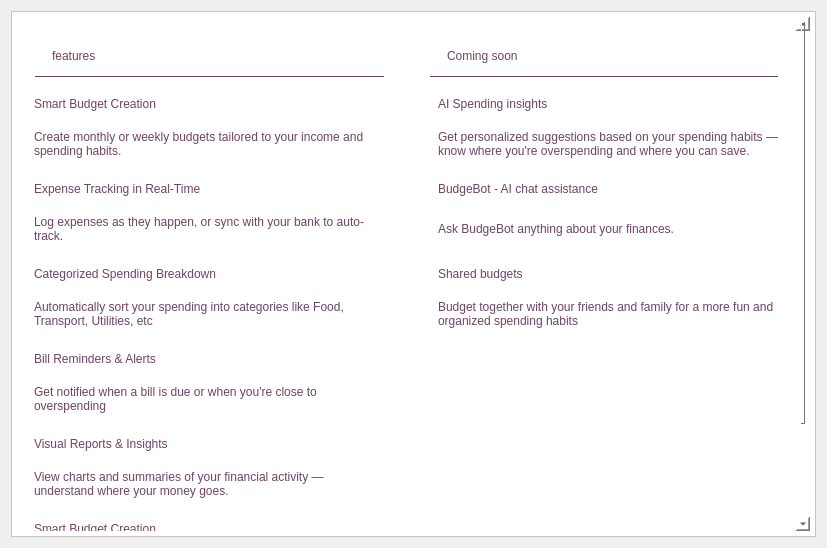
<?xml version="1.0" encoding="UTF-8"?>
<ui version="4.0">
 <class>features_ui</class>
 <widget class="QDialog" name="features_ui">
  <property name="geometry">
   <rect>
    <x>0</x>
    <y>0</y>
    <width>827</width>
    <height>548</height>
   </rect>
  </property>
  <property name="minimumSize">
   <size>
    <width>0</width>
    <height>0</height>
   </size>
  </property>
  <property name="maximumSize">
   <size>
    <width>827</width>
    <height>548</height>
   </size>
  </property>
  <property name="windowTitle">
   <string>Dialog</string>
  </property>
  <layout class="QVBoxLayout" name="verticalLayout_5">
   <item>
    <widget class="QScrollArea" name="scrollArea">
     <property name="styleSheet">
      <string notr="true">
background-color: #FFFFFF;
padding: 5px;
</string>
     </property>
     <property name="widgetResizable">
      <bool>true</bool>
     </property>
     <widget class="QWidget" name="scrollAreaWidgetContents">
      <property name="geometry">
       <rect>
        <x>0</x>
        <y>0</y>
        <width>780</width>
        <height>759</height>
       </rect>
      </property>
      <layout class="QVBoxLayout" name="verticalLayout_27">
       <item>
        <widget class="QWidget" name="header_container" native="true">
         <layout class="QHBoxLayout" name="horizontalLayout">
          <item>
           <widget class="QWidget" name="text_header_container" native="true">
            <property name="styleSheet">
             <string notr="true">#text_header_container {
border-bottom: 1px solid rgb(108,68,100);
}</string>
            </property>
            <layout class="QVBoxLayout" name="verticalLayout">
             <item>
              <widget class="QLabel" name="label">
               <property name="styleSheet">
                <string notr="true">font: 700 32px inter;
color: rgb(108,68,100);
</string>
               </property>
               <property name="text">
                <string>features</string>
               </property>
              </widget>
             </item>
            </layout>
           </widget>
          </item>
          <item>
           <spacer name="horizontalSpacer">
            <property name="orientation">
             <enum>Qt::Horizontal</enum>
            </property>
            <property name="sizeType">
             <enum>QSizePolicy::Fixed</enum>
            </property>
            <property name="sizeHint" stdset="0">
             <size>
              <width>40</width>
              <height>20</height>
             </size>
            </property>
           </spacer>
          </item>
          <item>
           <widget class="QWidget" name="coming_soon_container" native="true">
            <property name="styleSheet">
             <string notr="true">#coming_soon_container{
border-bottom: 1px solid  rgb(108,68,100);

}
</string>
            </property>
            <layout class="QVBoxLayout" name="verticalLayout_2">
             <item>
              <widget class="QLabel" name="label_2">
               <property name="styleSheet">
                <string notr="true">font: 700 32px inter;
color: rgb(108,68,100);
</string>
               </property>
               <property name="text">
                <string>Coming soon</string>
               </property>
              </widget>
             </item>
            </layout>
           </widget>
          </item>
         </layout>
        </widget>
       </item>
       <item>
        <layout class="QHBoxLayout" name="horizontalLayout_5">
         <item>
          <layout class="QVBoxLayout" name="verticalLayout_11">
           <property name="spacing">
            <number>0</number>
           </property>
           <item>
            <widget class="QLabel" name="label_13">
             <property name="maximumSize">
              <size>
               <width>352</width>
               <height>33</height>
              </size>
             </property>
             <property name="styleSheet">
              <string notr="true">font: 700 16px inter;
color: rgb(108,68,100);
</string>
             </property>
             <property name="text">
              <string>Smart Budget Creation</string>
             </property>
             <property name="wordWrap">
              <bool>true</bool>
             </property>
            </widget>
           </item>
           <item>
            <widget class="QLabel" name="label_14">
             <property name="minimumSize">
              <size>
               <width>209</width>
               <height>55</height>
              </size>
             </property>
             <property name="styleSheet">
              <string notr="true">font: 450 12px inter;
color: rgb(108,68,100);
</string>
             </property>
             <property name="text">
              <string>Create monthly or weekly budgets tailored to your income and spending habits.</string>
             </property>
             <property name="wordWrap">
              <bool>true</bool>
             </property>
            </widget>
           </item>
          </layout>
         </item>
         <item>
          <spacer name="horizontalSpacer_2">
           <property name="orientation">
            <enum>Qt::Horizontal</enum>
           </property>
           <property name="sizeType">
            <enum>QSizePolicy::Fixed</enum>
           </property>
           <property name="sizeHint" stdset="0">
            <size>
             <width>40</width>
             <height>20</height>
            </size>
           </property>
          </spacer>
         </item>
         <item>
          <layout class="QVBoxLayout" name="verticalLayout_16">
           <property name="spacing">
            <number>0</number>
           </property>
           <property name="sizeConstraint">
            <enum>QLayout::SetDefaultConstraint</enum>
           </property>
           <item>
            <widget class="QLabel" name="label_23">
             <property name="styleSheet">
              <string notr="true">font: 700 16px inter;
color: rgb(108,68,100);
</string>
             </property>
             <property name="text">
              <string>AI Spending insights</string>
             </property>
             <property name="wordWrap">
              <bool>true</bool>
             </property>
            </widget>
           </item>
           <item>
            <widget class="QLabel" name="label_24">
             <property name="minimumSize">
              <size>
               <width>209</width>
               <height>55</height>
              </size>
             </property>
             <property name="styleSheet">
              <string notr="true">font: 450 12px inter;
color: rgb(108,68,100);
</string>
             </property>
             <property name="text">
              <string>Get personalized suggestions based on your spending habits — know where you're overspending and where you can save.</string>
             </property>
             <property name="wordWrap">
              <bool>true</bool>
             </property>
            </widget>
           </item>
          </layout>
         </item>
        </layout>
       </item>
       <item>
        <layout class="QHBoxLayout" name="horizontalLayout_8">
         <item>
          <layout class="QVBoxLayout" name="verticalLayout_17">
           <property name="spacing">
            <number>0</number>
           </property>
           <item>
            <widget class="QLabel" name="label_25">
             <property name="maximumSize">
              <size>
               <width>16777215</width>
               <height>33</height>
              </size>
             </property>
             <property name="styleSheet">
              <string notr="true">font: 700 16px inter;
color: rgb(108,68,100);
</string>
             </property>
             <property name="text">
              <string>Expense Tracking in Real-Time</string>
             </property>
             <property name="wordWrap">
              <bool>true</bool>
             </property>
            </widget>
           </item>
           <item>
            <widget class="QLabel" name="label_26">
             <property name="minimumSize">
              <size>
               <width>209</width>
               <height>55</height>
              </size>
             </property>
             <property name="styleSheet">
              <string notr="true">font: 450 12px inter;
color: rgb(108,68,100);
</string>
             </property>
             <property name="text">
              <string>Log expenses as they happen, or sync with your bank to auto-track.</string>
             </property>
             <property name="wordWrap">
              <bool>true</bool>
             </property>
            </widget>
           </item>
          </layout>
         </item>
         <item>
          <spacer name="horizontalSpacer_3">
           <property name="orientation">
            <enum>Qt::Horizontal</enum>
           </property>
           <property name="sizeType">
            <enum>QSizePolicy::Fixed</enum>
           </property>
           <property name="sizeHint" stdset="0">
            <size>
             <width>40</width>
             <height>20</height>
            </size>
           </property>
          </spacer>
         </item>
         <item>
          <layout class="QVBoxLayout" name="verticalLayout_18">
           <property name="spacing">
            <number>0</number>
           </property>
           <property name="sizeConstraint">
            <enum>QLayout::SetDefaultConstraint</enum>
           </property>
           <item>
            <widget class="QLabel" name="label_27">
             <property name="styleSheet">
              <string notr="true">font: 700 16px inter;
color: rgb(108,68,100);
</string>
             </property>
             <property name="text">
              <string>BudgeBot - AI chat assistance</string>
             </property>
             <property name="wordWrap">
              <bool>true</bool>
             </property>
            </widget>
           </item>
           <item>
            <widget class="QLabel" name="label_28">
             <property name="minimumSize">
              <size>
               <width>209</width>
               <height>55</height>
              </size>
             </property>
             <property name="styleSheet">
              <string notr="true">font: 450 12px inter;
color: rgb(108,68,100);
</string>
             </property>
             <property name="text">
              <string>Ask BudgeBot anything about your finances.</string>
             </property>
             <property name="wordWrap">
              <bool>true</bool>
             </property>
            </widget>
           </item>
          </layout>
         </item>
        </layout>
       </item>
       <item>
        <layout class="QHBoxLayout" name="horizontalLayout_10">
         <item>
          <layout class="QVBoxLayout" name="verticalLayout_21">
           <property name="spacing">
            <number>0</number>
           </property>
           <item>
            <widget class="QLabel" name="label_33">
             <property name="maximumSize">
              <size>
               <width>16777215</width>
               <height>33</height>
              </size>
             </property>
             <property name="styleSheet">
              <string notr="true">font: 700 16px inter;
color: rgb(108,68,100);
</string>
             </property>
             <property name="text">
              <string>Categorized Spending Breakdown</string>
             </property>
             <property name="wordWrap">
              <bool>true</bool>
             </property>
            </widget>
           </item>
           <item>
            <widget class="QLabel" name="label_34">
             <property name="minimumSize">
              <size>
               <width>209</width>
               <height>55</height>
              </size>
             </property>
             <property name="styleSheet">
              <string notr="true">font: 450 12px inter;
color: rgb(108,68,100);
</string>
             </property>
             <property name="text">
              <string>Automatically sort your spending into categories like Food, Transport, Utilities, etc</string>
             </property>
             <property name="wordWrap">
              <bool>true</bool>
             </property>
            </widget>
           </item>
          </layout>
         </item>
         <item>
          <spacer name="horizontalSpacer_4">
           <property name="orientation">
            <enum>Qt::Horizontal</enum>
           </property>
           <property name="sizeType">
            <enum>QSizePolicy::Fixed</enum>
           </property>
           <property name="sizeHint" stdset="0">
            <size>
             <width>40</width>
             <height>20</height>
            </size>
           </property>
          </spacer>
         </item>
         <item>
          <layout class="QVBoxLayout" name="verticalLayout_22">
           <property name="spacing">
            <number>0</number>
           </property>
           <property name="sizeConstraint">
            <enum>QLayout::SetDefaultConstraint</enum>
           </property>
           <item>
            <widget class="QLabel" name="label_35">
             <property name="styleSheet">
              <string notr="true">font: 700 16px inter;
color: rgb(108,68,100);
</string>
             </property>
             <property name="text">
              <string>Shared budgets</string>
             </property>
             <property name="wordWrap">
              <bool>true</bool>
             </property>
            </widget>
           </item>
           <item>
            <widget class="QLabel" name="label_36">
             <property name="minimumSize">
              <size>
               <width>209</width>
               <height>55</height>
              </size>
             </property>
             <property name="styleSheet">
              <string notr="true">font: 450 12px inter;
color: rgb(108,68,100);
</string>
             </property>
             <property name="text">
              <string>Budget together with your friends and family for a more fun and organized spending habits</string>
             </property>
             <property name="wordWrap">
              <bool>true</bool>
             </property>
            </widget>
           </item>
          </layout>
         </item>
        </layout>
       </item>
       <item>
        <layout class="QHBoxLayout" name="horizontalLayout_12">
         <item>
          <layout class="QVBoxLayout" name="verticalLayout_25">
           <property name="spacing">
            <number>0</number>
           </property>
           <item>
            <widget class="QLabel" name="label_41">
             <property name="maximumSize">
              <size>
               <width>16777215</width>
               <height>33</height>
              </size>
             </property>
             <property name="styleSheet">
              <string notr="true">font: 700 16px inter;
color: rgb(108,68,100);
</string>
             </property>
             <property name="text">
              <string>Bill Reminders &amp; Alerts</string>
             </property>
             <property name="wordWrap">
              <bool>true</bool>
             </property>
            </widget>
           </item>
           <item>
            <widget class="QLabel" name="label_42">
             <property name="minimumSize">
              <size>
               <width>209</width>
               <height>55</height>
              </size>
             </property>
             <property name="styleSheet">
              <string notr="true">font: 450 12px inter;
color: rgb(108,68,100);
</string>
             </property>
             <property name="text">
              <string>Get notified when a bill is due or when you're close to overspending</string>
             </property>
             <property name="wordWrap">
              <bool>true</bool>
             </property>
            </widget>
           </item>
          </layout>
         </item>
         <item>
          <spacer name="horizontalSpacer_5">
           <property name="orientation">
            <enum>Qt::Horizontal</enum>
           </property>
           <property name="sizeType">
            <enum>QSizePolicy::Fixed</enum>
           </property>
           <property name="sizeHint" stdset="0">
            <size>
             <width>400</width>
             <height>34</height>
            </size>
           </property>
          </spacer>
         </item>
        </layout>
       </item>
       <item>
        <layout class="QHBoxLayout" name="horizontalLayout_11">
         <item>
          <layout class="QVBoxLayout" name="verticalLayout_23">
           <property name="spacing">
            <number>0</number>
           </property>
           <item>
            <widget class="QLabel" name="label_37">
             <property name="maximumSize">
              <size>
               <width>16777215</width>
               <height>33</height>
              </size>
             </property>
             <property name="styleSheet">
              <string notr="true">font: 700 16px inter;
color: rgb(108,68,100);
</string>
             </property>
             <property name="text">
              <string>Visual Reports &amp; Insights</string>
             </property>
             <property name="wordWrap">
              <bool>true</bool>
             </property>
            </widget>
           </item>
           <item>
            <widget class="QLabel" name="label_38">
             <property name="minimumSize">
              <size>
               <width>209</width>
               <height>55</height>
              </size>
             </property>
             <property name="styleSheet">
              <string notr="true">font: 450 12px inter;
color: rgb(108,68,100);
</string>
             </property>
             <property name="text">
              <string>View charts and summaries of your financial activity — understand where your money goes.</string>
             </property>
             <property name="wordWrap">
              <bool>true</bool>
             </property>
            </widget>
           </item>
          </layout>
         </item>
         <item>
          <spacer name="horizontalSpacer_6">
           <property name="orientation">
            <enum>Qt::Horizontal</enum>
           </property>
           <property name="sizeType">
            <enum>QSizePolicy::Fixed</enum>
           </property>
           <property name="sizeHint" stdset="0">
            <size>
             <width>400</width>
             <height>20</height>
            </size>
           </property>
          </spacer>
         </item>
        </layout>
       </item>
       <item>
        <layout class="QHBoxLayout" name="horizontalLayout_9">
         <item>
          <layout class="QVBoxLayout" name="verticalLayout_19">
           <property name="spacing">
            <number>0</number>
           </property>
           <item>
            <widget class="QLabel" name="label_29">
             <property name="maximumSize">
              <size>
               <width>16777215</width>
               <height>33</height>
              </size>
             </property>
             <property name="styleSheet">
              <string notr="true">font: 700 16px inter;
color: rgb(108,68,100);
</string>
             </property>
             <property name="text">
              <string>Smart Budget Creation</string>
             </property>
             <property name="wordWrap">
              <bool>true</bool>
             </property>
            </widget>
           </item>
           <item>
            <widget class="QLabel" name="label_30">
             <property name="minimumSize">
              <size>
               <width>209</width>
               <height>55</height>
              </size>
             </property>
             <property name="styleSheet">
              <string notr="true">font: 450 12px inter;
color: rgb(108,68,100);
</string>
             </property>
             <property name="text">
              <string>Create monthly or weekly budgets tailored to your income and spending habits.</string>
             </property>
             <property name="wordWrap">
              <bool>true</bool>
             </property>
            </widget>
           </item>
          </layout>
         </item>
         <item>
          <spacer name="horizontalSpacer_7">
           <property name="orientation">
            <enum>Qt::Horizontal</enum>
           </property>
           <property name="sizeType">
            <enum>QSizePolicy::Fixed</enum>
           </property>
           <property name="sizeHint" stdset="0">
            <size>
             <width>400</width>
             <height>20</height>
            </size>
           </property>
          </spacer>
         </item>
        </layout>
       </item>
       <item>
        <widget class="QWidget" name="widget" native="true">
         <property name="minimumSize">
          <size>
           <width>700</width>
           <height>50</height>
          </size>
         </property>
         <property name="maximumSize">
          <size>
           <width>1000</width>
           <height>50</height>
          </size>
         </property>
         <property name="styleSheet">
          <string notr="true">QWidget {
    background-color: qlineargradient(
        x1: 0, y1: 0, x2: 1, y2: 1,
        stop: 0 #FEA1A3
        stop: 1 #F6D3CE
    );
}
</string>
         </property>
        </widget>
       </item>
      </layout>
     </widget>
    </widget>
   </item>
  </layout>
 </widget>
 <resources/>
 <connections/>
</ui>
